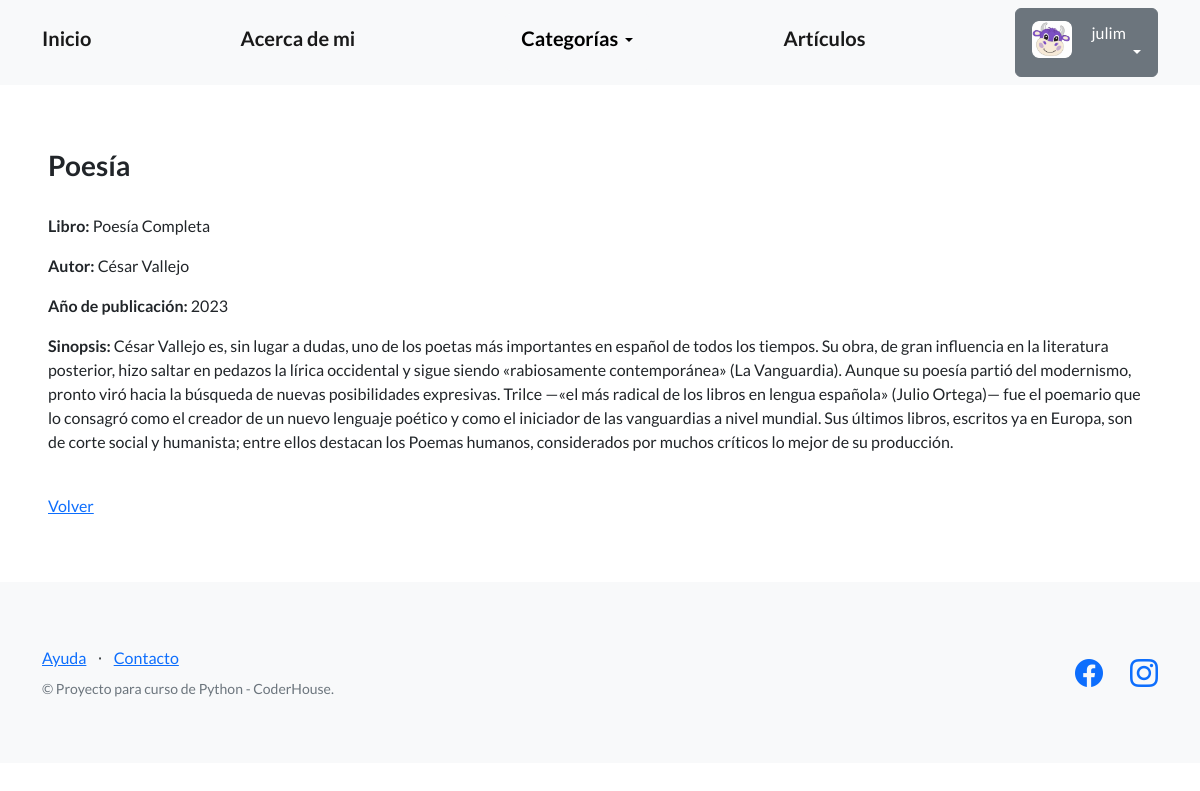
Page /libros/detalles-poesia/3 (signed in) on the committed database.
### perfiles/models.py (models this page shows, shortened)
class Avatar(models.Model):
   user = models.OneToOneField(User, on_delete=models.CASCADE, null=True)
   imagen = models.ImageField(upload_to='avatares', null=True, blank=True)

### categorias_libros/models.py (models this page shows, shortened)
class Poesia(models.Model):
    nombre = models.CharField(max_length=256)
    autor = models.CharField(max_length=256)
    año_publicacion = models.IntegerField(blank=True, null=True)
    sinopsis = models.TextField(null=True)
    creador = models.ForeignKey(User, on_delete=models.SET_NULL, null=True)

### categorias_libros/views.py (the view)
# urls.py: path('detalles-poesia/<int:pk>', PoesiaDetailView.as_view(), name="detalles_poesia"),
class PoesiaDetailView(DetailView):
    model = Poesia
    success_url = reverse_lazy('poesia')

### categorias_libros/templates/categorias_libros/poesia_detail.html (shortened to what this page needs)
{% extends "base.html" %}
{% block contenido %}
<h3>Poesía</h3>
<br>
<p>
  <strong>Libro:</strong> {{object.nombre}}
</p>
<p>
  <strong>Autor:</strong> {{object.autor}}
</p>
<p>
  <strong>Año de publicación:</strong> {{object.año_publicacion}}
</p>
<p>
  <strong>Sinopsis:</strong> {{object.sinopsis}}
</p>
<br>
<a href="{% url 'poesia' %}">Volver</a>
{% endblock contenido %}

### templates_base/base.html (shortened to what this page needs)
{% load static %}
<!DOCTYPE html>
<html lang="en">
    <head>
        <link href="https://cdn.jsdelivr.net/npm/bootstrap-icons@1.5.0/font/bootstrap-icons.css" rel="stylesheet" type="text/css" />
        <link href="{% static 'css/styles.css' %}" rel="stylesheet" />
    </head>
    <body>
        <nav class="navbar navbar-light bg-light static-top">
            <div class="container">
                <a class="navbar-brand" href="{% url 'inicio' %}"><strong><h5>Inicio</h5></strong></a>
                <a class="navbar-brand" href="{% url 'about_me' %}"><strong><h5>Acerca de mi</h5></strong></a>
                <div class="dropdown">
                    <button class="btn btn-light dropdown-toggle" type="button" id="dropdownMenuButton1" data-bs-toggle="dropdown" aria-expanded="false">
                        <div style="display: inline-flex;">
                            <span><h5>Categorías</h5></span>
                        </div>
                    </button>
                </div>
                <a class="navbar-brand" href="{% url 'articulos' %}"><strong><h5>Artículos</h5></strong></a>
                {% if user.is_authenticated %}
                <div class="dropdown">
                    <button class="btn btn-secondary dropdown-toggle" type="button" id="dropdownMenuButton1" data-bs-toggle="dropdown" aria-expanded="false">
                        <div style="display: inline-flex;">
                                <img src="{{ user.avatar.imagen.url }}" style="max-width: 40px;margin-right: 20px;">
                            <span>{{ user.username }}</span>
                        </div>
                    </button>
                </div>
                {% else %}
                <a class="btn btn-primary" href="{% url 'login' %}">Iniciar sesión</a>
                <a class="btn btn-success" href="{% url 'registro' %}">Registrarse</a>
                {% endif %}
            </div>
        </nav>
        <section style="padding:4rem 3rem;">
            {% block contenido %}
            {% endblock contenido %}
        </section>
        <footer class="footer bg-light">
            <div class="container">
                <div class="row">
                    <div class="col-lg-6 h-100 text-center text-lg-start my-auto">
                        <ul class="list-inline mb-2">
                            <li class="list-inline-item"><a href="#!">Ayuda</a></li>
                            <li class="list-inline-item">⋅</li>
                            <li class="list-inline-item"><a href="#!">Contacto</a></li>
                        </ul>
                        <p class="text-muted small mb-4 mb-lg-0">&copy; Proyecto para curso de Python - CoderHouse.</p>
                    </div>
                    <div class="col-lg-6 h-100 text-center text-lg-end my-auto">
                        <ul class="list-inline mb-0">
                            <li class="list-inline-item me-4">
                                <a href="https://www.facebook.com/juli.mendieta.75/"><i class="bi-facebook fs-3"></i></a>
                            </li>
                            <li class="list-inline-item">
                                <a href="https://www.instagram.com/mendietajuli"><i class="bi-instagram fs-3"></i></a>
                            </li>
                        </ul>
                    </div>
                </div>
            </div>
        </footer>
    </body>
</html>

### rows in the picture
Poesia: nombre "Poesía Completa", autor "César Vallejo", año_publicacion "2023", sinopsis "César Vallejo es, sin lugar a dudas, uno de los poetas más importantes en español de todos los tiempos. Su obra, de gran influencia en la literatura posterior, hizo saltar en pedazos la lírica occidental y sigue siendo «rabiosamente contemporánea» (La Vanguardia). Aunque su poesía partió del modernismo, pronto viró hacia la búsqueda de nuevas posibilidades expresivas. Trilce —«el más radical de los libros en lengua española» (Julio Ortega)— fue el poemario que lo consagró como el creador de un nuevo lenguaje poético y como el iniciador de las vanguardias a nivel mundial. Sus últimos libros, escritos ya en Europa, son de corte social y humanista; entre ellos destacan los Poemas humanos,…"

### other values in the picture
{{ user.username }} "julim"
